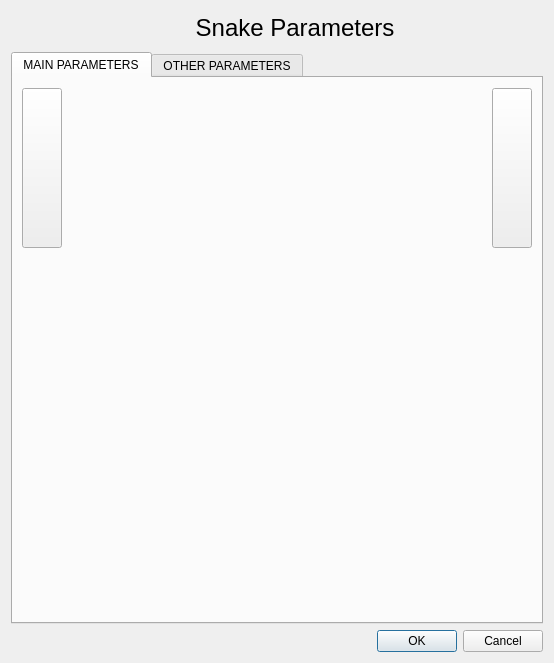
<?xml version="1.0" encoding="UTF-8"?>
<ui version="4.0">
 <class>SnakeParameters</class>
 <widget class="QDialog" name="SnakeParameters">
  <property name="geometry">
   <rect>
    <x>0</x>
    <y>0</y>
    <width>550</width>
    <height>650</height>
   </rect>
  </property>
  <property name="minimumSize">
   <size>
    <width>550</width>
    <height>650</height>
   </size>
  </property>
  <property name="maximumSize">
   <size>
    <width>550</width>
    <height>650</height>
   </size>
  </property>
  <property name="windowTitle">
   <string>Snake Parameters</string>
  </property>
  <property name="autoFillBackground">
   <bool>true</bool>
  </property>
  <layout class="QVBoxLayout" name="verticalLayout_6">
   <property name="sizeConstraint">
    <enum>QLayout::SetMinimumSize</enum>
   </property>
   <item>
    <layout class="QVBoxLayout" name="verticalLayout_5">
     <item>
      <layout class="QHBoxLayout" name="horizontalLayout_2">
       <property name="sizeConstraint">
        <enum>QLayout::SetMaximumSize</enum>
       </property>
       <item>
        <widget class="QLabel" name="label_5">
         <property name="minimumSize">
          <size>
           <width>30</width>
           <height>30</height>
          </size>
         </property>
         <property name="maximumSize">
          <size>
           <width>30</width>
           <height>30</height>
          </size>
         </property>
         <property name="text">
          <string/>
         </property>
         <property name="pixmap">
          <pixmap resource="MelosimulaRF.qrc">:/Icons/Icons/SnakeOptions.png</pixmap>
         </property>
         <property name="scaledContents">
          <bool>true</bool>
         </property>
        </widget>
       </item>
       <item>
        <widget class="QLabel" name="label_2">
         <property name="minimumSize">
          <size>
           <width>0</width>
           <height>35</height>
          </size>
         </property>
         <property name="maximumSize">
          <size>
           <width>16777215</width>
           <height>35</height>
          </size>
         </property>
         <property name="text">
          <string>&lt;html&gt;&lt;head/&gt;&lt;body&gt;&lt;p align=&quot;center&quot;&gt;&lt;span style=&quot; font-size:18pt;&quot;&gt;Snake Parameters&lt;/span&gt;&lt;/p&gt;&lt;/body&gt;&lt;/html&gt;</string>
         </property>
        </widget>
       </item>
      </layout>
     </item>
     <item>
      <widget class="QTabWidget" name="tabWidget">
       <property name="tabPosition">
        <enum>QTabWidget::North</enum>
       </property>
       <property name="tabShape">
        <enum>QTabWidget::Rounded</enum>
       </property>
       <property name="currentIndex">
        <number>0</number>
       </property>
       <widget class="QWidget" name="tab">
        <attribute name="title">
         <string>MAIN PARAMETERS</string>
        </attribute>
        <layout class="QVBoxLayout" name="verticalLayout_2">
         <item>
          <layout class="QVBoxLayout" name="verticalLayout">
           <item>
            <layout class="QHBoxLayout" name="horizontalLayout">
             <item>
              <widget class="QPushButton" name="PrevButton">
               <property name="minimumSize">
                <size>
                 <width>40</width>
                 <height>160</height>
                </size>
               </property>
               <property name="maximumSize">
                <size>
                 <width>40</width>
                 <height>160</height>
                </size>
               </property>
               <property name="text">
                <string/>
               </property>
               <property name="icon">
                <iconset resource="MelosimulaRF.qrc">
                 <normaloff>:/Icons/Icons/Prev.png</normaloff>:/Icons/Icons/Prev.png</iconset>
               </property>
               <property name="iconSize">
                <size>
                 <width>30</width>
                 <height>30</height>
                </size>
               </property>
              </widget>
             </item>
             <item>
              <spacer name="horizontalSpacer">
               <property name="orientation">
                <enum>Qt::Horizontal</enum>
               </property>
               <property name="sizeHint" stdset="0">
                <size>
                 <width>20</width>
                 <height>20</height>
                </size>
               </property>
              </spacer>
             </item>
             <item>
              <widget class="QLabel" name="imagen">
               <property name="minimumSize">
                <size>
                 <width>285</width>
                 <height>160</height>
                </size>
               </property>
               <property name="maximumSize">
                <size>
                 <width>285</width>
                 <height>160</height>
                </size>
               </property>
               <property name="text">
                <string/>
               </property>
               <property name="scaledContents">
                <bool>true</bool>
               </property>
              </widget>
             </item>
             <item>
              <spacer name="horizontalSpacer_2">
               <property name="orientation">
                <enum>Qt::Horizontal</enum>
               </property>
               <property name="sizeHint" stdset="0">
                <size>
                 <width>20</width>
                 <height>20</height>
                </size>
               </property>
              </spacer>
             </item>
             <item>
              <widget class="QPushButton" name="NextButton">
               <property name="minimumSize">
                <size>
                 <width>40</width>
                 <height>160</height>
                </size>
               </property>
               <property name="maximumSize">
                <size>
                 <width>40</width>
                 <height>160</height>
                </size>
               </property>
               <property name="text">
                <string/>
               </property>
               <property name="icon">
                <iconset resource="MelosimulaRF.qrc">
                 <normaloff>:/Icons/Icons/Play.png</normaloff>:/Icons/Icons/Play.png</iconset>
               </property>
               <property name="iconSize">
                <size>
                 <width>30</width>
                 <height>30</height>
                </size>
               </property>
              </widget>
             </item>
            </layout>
           </item>
           <item>
            <widget class="QWidget" name="ValoresWidget" native="true">
             <property name="minimumSize">
              <size>
               <width>510</width>
               <height>358</height>
              </size>
             </property>
             <property name="maximumSize">
              <size>
               <width>510</width>
               <height>358</height>
              </size>
             </property>
             <property name="autoFillBackground">
              <bool>false</bool>
             </property>
            </widget>
           </item>
          </layout>
         </item>
        </layout>
       </widget>
       <widget class="QWidget" name="tab_3">
        <attribute name="title">
         <string>OTHER PARAMETERS</string>
        </attribute>
        <layout class="QVBoxLayout" name="verticalLayout_10">
         <item>
          <spacer name="verticalSpacer_4">
           <property name="orientation">
            <enum>Qt::Vertical</enum>
           </property>
           <property name="sizeHint" stdset="0">
            <size>
             <width>20</width>
             <height>40</height>
            </size>
           </property>
          </spacer>
         </item>
         <item>
          <layout class="QVBoxLayout" name="verticalLayout_9">
           <item>
            <layout class="QVBoxLayout" name="verticalLayout_4">
             <item>
              <widget class="QLabel" name="POSITION_LABEL">
               <property name="text">
                <string>&lt;html&gt;&lt;head/&gt;&lt;body&gt;&lt;p align=&quot;center&quot;&gt;&lt;span style=&quot; font-size:12pt; font-weight:600;&quot;&gt;HEAD POSITION&lt;/span&gt;&lt;/p&gt;&lt;/body&gt;&lt;/html&gt;</string>
               </property>
              </widget>
             </item>
             <item>
              <layout class="QHBoxLayout" name="horizontalLayout_10">
               <item>
                <layout class="QHBoxLayout" name="horizontalLayout_3">
                 <item>
                  <widget class="QLabel" name="InPos_X_Label">
                   <property name="text">
                    <string>X</string>
                   </property>
                  </widget>
                 </item>
                 <item>
                  <widget class="QDoubleSpinBox" name="InPos_X_Value">
                   <property name="minimum">
                    <double>-99999.000000000000000</double>
                   </property>
                   <property name="maximum">
                    <double>99999.000000000000000</double>
                   </property>
                   <property name="singleStep">
                    <double>0.010000000000000</double>
                   </property>
                  </widget>
                 </item>
                </layout>
               </item>
               <item>
                <spacer name="horizontalSpacer_3">
                 <property name="orientation">
                  <enum>Qt::Horizontal</enum>
                 </property>
                 <property name="sizeHint" stdset="0">
                  <size>
                   <width>40</width>
                   <height>20</height>
                  </size>
                 </property>
                </spacer>
               </item>
               <item>
                <layout class="QHBoxLayout" name="horizontalLayout_4">
                 <item>
                  <widget class="QLabel" name="InPos_Y_Label">
                   <property name="text">
                    <string>Y</string>
                   </property>
                  </widget>
                 </item>
                 <item>
                  <widget class="QDoubleSpinBox" name="InPos_Y_Value">
                   <property name="minimum">
                    <double>-99999.000000000000000</double>
                   </property>
                   <property name="maximum">
                    <double>9999.000000000000000</double>
                   </property>
                   <property name="singleStep">
                    <double>0.010000000000000</double>
                   </property>
                  </widget>
                 </item>
                 <item>
                  <spacer name="horizontalSpacer_4">
                   <property name="orientation">
                    <enum>Qt::Horizontal</enum>
                   </property>
                   <property name="sizeHint" stdset="0">
                    <size>
                     <width>40</width>
                     <height>20</height>
                    </size>
                   </property>
                  </spacer>
                 </item>
                </layout>
               </item>
               <item>
                <layout class="QHBoxLayout" name="horizontalLayout_5">
                 <item>
                  <widget class="QLabel" name="InPos_Z_Label">
                   <property name="text">
                    <string>Z</string>
                   </property>
                  </widget>
                 </item>
                 <item>
                  <widget class="QDoubleSpinBox" name="InPos_Z_Value">
                   <property name="minimum">
                    <double>-99999.000000000000000</double>
                   </property>
                   <property name="maximum">
                    <double>99999.000000000000000</double>
                   </property>
                   <property name="singleStep">
                    <double>0.010000000000000</double>
                   </property>
                  </widget>
                 </item>
                 <item>
                  <spacer name="horizontalSpacer_5">
                   <property name="orientation">
                    <enum>Qt::Horizontal</enum>
                   </property>
                   <property name="sizeHint" stdset="0">
                    <size>
                     <width>40</width>
                     <height>20</height>
                    </size>
                   </property>
                  </spacer>
                 </item>
                </layout>
               </item>
              </layout>
             </item>
            </layout>
           </item>
           <item>
            <spacer name="verticalSpacer">
             <property name="orientation">
              <enum>Qt::Vertical</enum>
             </property>
             <property name="sizeHint" stdset="0">
              <size>
               <width>20</width>
               <height>40</height>
              </size>
             </property>
            </spacer>
           </item>
           <item>
            <layout class="QVBoxLayout" name="verticalLayout_7">
             <item>
              <widget class="QLabel" name="MOTOR_LABEL">
               <property name="text">
                <string>&lt;html&gt;&lt;head/&gt;&lt;body&gt;&lt;p align=&quot;center&quot;&gt;&lt;span style=&quot; font-size:12pt; font-weight:600;&quot;&gt;ENGINE PARAMETERS&lt;/span&gt;&lt;/p&gt;&lt;/body&gt;&lt;/html&gt;</string>
               </property>
              </widget>
             </item>
             <item>
              <layout class="QVBoxLayout" name="verticalLayout_3">
               <item>
                <layout class="QHBoxLayout" name="horizontalLayout_13">
                 <item>
                  <widget class="QLabel" name="Fmax_Label">
                   <property name="text">
                    <string>Max Torque</string>
                   </property>
                  </widget>
                 </item>
                 <item>
                  <widget class="QDoubleSpinBox" name="Fmax_Value">
                   <property name="suffix">
                    <string> N</string>
                   </property>
                   <property name="decimals">
                    <number>7</number>
                   </property>
                   <property name="maximum">
                    <double>9999.000000000000000</double>
                   </property>
                   <property name="singleStep">
                    <double>0.100000000000000</double>
                   </property>
                  </widget>
                 </item>
                </layout>
               </item>
               <item>
                <layout class="QHBoxLayout" name="horizontalLayout_8">
                 <item>
                  <widget class="QLabel" name="K_Label">
                   <property name="text">
                    <string>Proportional Constant</string>
                   </property>
                  </widget>
                 </item>
                 <item>
                  <widget class="QDoubleSpinBox" name="K_Value">
                   <property name="suffix">
                    <string/>
                   </property>
                   <property name="decimals">
                    <number>7</number>
                   </property>
                   <property name="minimum">
                    <double>-9999.000000000000000</double>
                   </property>
                   <property name="maximum">
                    <double>9999.000000000000000</double>
                   </property>
                   <property name="singleStep">
                    <double>0.100000000000000</double>
                   </property>
                  </widget>
                 </item>
                </layout>
               </item>
               <item>
                <layout class="QHBoxLayout" name="horizontalLayout_9">
                 <item>
                  <widget class="QLabel" name="FViscosa_Label">
                   <property name="text">
                    <string>Viscous Force </string>
                   </property>
                  </widget>
                 </item>
                 <item>
                  <widget class="QDoubleSpinBox" name="FViscosa_Value">
                   <property name="suffix">
                    <string> N</string>
                   </property>
                   <property name="decimals">
                    <number>7</number>
                   </property>
                   <property name="maximum">
                    <double>9999.000000000000000</double>
                   </property>
                   <property name="singleStep">
                    <double>0.100000000000000</double>
                   </property>
                  </widget>
                 </item>
                </layout>
               </item>
               <item>
                <layout class="QHBoxLayout" name="horizontalLayout_11">
                 <item>
                  <widget class="QLabel" name="Resulocion_Label">
                   <property name="text">
                    <string>Angular Resolution</string>
                   </property>
                  </widget>
                 </item>
                 <item>
                  <widget class="QDoubleSpinBox" name="Resolucion_Value">
                   <property name="suffix">
                    <string> rad</string>
                   </property>
                   <property name="decimals">
                    <number>7</number>
                   </property>
                   <property name="maximum">
                    <double>9999.000000000000000</double>
                   </property>
                   <property name="singleStep">
                    <double>0.100000000000000</double>
                   </property>
                  </widget>
                 </item>
                </layout>
               </item>
               <item>
                <layout class="QHBoxLayout" name="horizontalLayout_12">
                 <item>
                  <widget class="QLabel" name="Velocidad_Label">
                   <property name="text">
                    <string>Velocity</string>
                   </property>
                  </widget>
                 </item>
                 <item>
                  <widget class="QDoubleSpinBox" name="Velocidad_Value">
                   <property name="suffix">
                    <string> m/s</string>
                   </property>
                   <property name="decimals">
                    <number>7</number>
                   </property>
                   <property name="minimum">
                    <double>-9999.000000000000000</double>
                   </property>
                   <property name="maximum">
                    <double>9999.000000000000000</double>
                   </property>
                   <property name="singleStep">
                    <double>0.100000000000000</double>
                   </property>
                  </widget>
                 </item>
                </layout>
               </item>
              </layout>
             </item>
            </layout>
           </item>
           <item>
            <spacer name="verticalSpacer_2">
             <property name="orientation">
              <enum>Qt::Vertical</enum>
             </property>
             <property name="sizeHint" stdset="0">
              <size>
               <width>20</width>
               <height>40</height>
              </size>
             </property>
            </spacer>
           </item>
           <item>
            <layout class="QVBoxLayout" name="verticalLayout_8">
             <item>
              <widget class="QLabel" name="DIRECTION_LABEL">
               <property name="text">
                <string>&lt;html&gt;&lt;head/&gt;&lt;body&gt;&lt;p align=&quot;center&quot;&gt;&lt;span style=&quot; font-size:12pt; font-weight:600;&quot;&gt;DIRECCIÓN&lt;/span&gt;&lt;/p&gt;&lt;/body&gt;&lt;/html&gt;</string>
               </property>
              </widget>
             </item>
             <item>
              <layout class="QHBoxLayout" name="horizontalLayout_14">
               <item>
                <layout class="QHBoxLayout" name="horizontalLayout_6">
                 <item>
                  <widget class="QLabel" name="InDir_X_Label">
                   <property name="text">
                    <string>X</string>
                   </property>
                  </widget>
                 </item>
                 <item>
                  <widget class="QDoubleSpinBox" name="InDir_X_Value">
                   <property name="enabled">
                    <bool>false</bool>
                   </property>
                   <property name="minimum">
                    <double>-99999.000000000000000</double>
                   </property>
                   <property name="maximum">
                    <double>99999.000000000000000</double>
                   </property>
                   <property name="value">
                    <double>1.000000000000000</double>
                   </property>
                  </widget>
                 </item>
                </layout>
               </item>
               <item>
                <layout class="QHBoxLayout" name="horizontalLayout_15">
                 <item>
                  <widget class="QLabel" name="InDir_Y_Label">
                   <property name="text">
                    <string>Y</string>
                   </property>
                  </widget>
                 </item>
                 <item>
                  <widget class="QDoubleSpinBox" name="InDir_Y_Value">
                   <property name="enabled">
                    <bool>false</bool>
                   </property>
                   <property name="minimum">
                    <double>-99999.000000000000000</double>
                   </property>
                   <property name="maximum">
                    <double>99999.000000000000000</double>
                   </property>
                  </widget>
                 </item>
                </layout>
               </item>
               <item>
                <layout class="QHBoxLayout" name="horizontalLayout_7">
                 <item>
                  <widget class="QLabel" name="InDir_Z_Label">
                   <property name="text">
                    <string>Z</string>
                   </property>
                  </widget>
                 </item>
                 <item>
                  <widget class="QDoubleSpinBox" name="InDir_Z_Value">
                   <property name="enabled">
                    <bool>false</bool>
                   </property>
                   <property name="minimum">
                    <double>-99999.000000000000000</double>
                   </property>
                   <property name="maximum">
                    <double>99999.000000000000000</double>
                   </property>
                  </widget>
                 </item>
                </layout>
               </item>
               <item>
                <layout class="QHBoxLayout" name="horizontalLayout_16">
                 <item>
                  <widget class="QLabel" name="InDir_W_Label">
                   <property name="text">
                    <string>W</string>
                   </property>
                  </widget>
                 </item>
                 <item>
                  <widget class="QDoubleSpinBox" name="InDir_W_Value">
                   <property name="enabled">
                    <bool>false</bool>
                   </property>
                   <property name="decimals">
                    <number>8</number>
                   </property>
                   <property name="minimum">
                    <double>-9999.000000000000000</double>
                   </property>
                   <property name="maximum">
                    <double>9999.000000000000000</double>
                   </property>
                   <property name="value">
                    <double>1.570796000000000</double>
                   </property>
                  </widget>
                 </item>
                </layout>
               </item>
              </layout>
             </item>
            </layout>
           </item>
          </layout>
         </item>
         <item>
          <spacer name="verticalSpacer_3">
           <property name="orientation">
            <enum>Qt::Vertical</enum>
           </property>
           <property name="sizeHint" stdset="0">
            <size>
             <width>20</width>
             <height>40</height>
            </size>
           </property>
          </spacer>
         </item>
        </layout>
        <zorder>verticalSpacer_3</zorder>
        <zorder>verticalSpacer_4</zorder>
       </widget>
      </widget>
     </item>
    </layout>
   </item>
   <item>
    <widget class="QDialogButtonBox" name="buttonBox">
     <property name="orientation">
      <enum>Qt::Horizontal</enum>
     </property>
     <property name="standardButtons">
      <set>QDialogButtonBox::Cancel|QDialogButtonBox::Ok</set>
     </property>
     <property name="centerButtons">
      <bool>false</bool>
     </property>
    </widget>
   </item>
  </layout>
 </widget>
 <resources>
  <include location="MelosimulaRF.qrc"/>
 </resources>
 <connections>
  <connection>
   <sender>buttonBox</sender>
   <signal>accepted()</signal>
   <receiver>SnakeParameters</receiver>
   <slot>accept()</slot>
   <hints>
    <hint type="sourcelabel">
     <x>292</x>
     <y>458</y>
    </hint>
    <hint type="destinationlabel">
     <x>521</x>
     <y>448</y>
    </hint>
   </hints>
  </connection>
  <connection>
   <sender>buttonBox</sender>
   <signal>rejected()</signal>
   <receiver>SnakeParameters</receiver>
   <slot>reject()</slot>
   <hints>
    <hint type="sourcelabel">
     <x>180</x>
     <y>467</y>
    </hint>
    <hint type="destinationlabel">
     <x>162</x>
     <y>452</y>
    </hint>
   </hints>
  </connection>
 </connections>
</ui>
